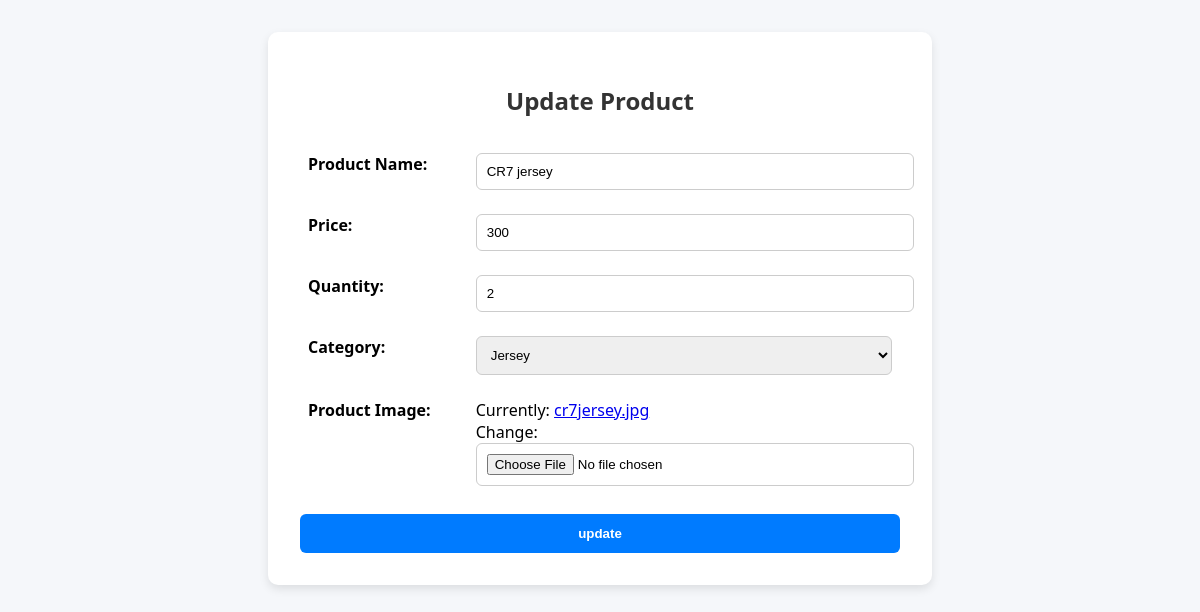
Screenshot of /update/7 with the database file from the repository.
### sports/models.py (models this page shows)
class product(models.Model):
    name = models.CharField(max_length=30)
    price = models.IntegerField()
    quantity = models.IntegerField()
    image = models.ImageField()
    category = models.ForeignKey(category, on_delete=models.CASCADE)
    size = models.CharField(max_length=10, blank=True, null=True)

### sports/views.py (the view)
# urls.py: path('update/<int:p>',views.update),
def update(request,p):
        data = product.objects.get(pk=p)
        form=modelform(instance=data)
        if request.method=='POST':
            form=modelform(request.POST,request.FILES,instance=data)
            if form.is_valid():
                form.save()
                return redirect(manageproduct)
        return render(request, 'update.html', {'data': form})

### sports/forms.py
class modelform(forms.ModelForm):
    class Meta:
        model=product
        fields='__all__'

### sports/models.py (called while the page is built)
    def __str__(self):
        return self.name

### template/update.html (shortened to what this page needs)
<!DOCTYPE html>
<html lang="en">
<head>
</head>
<body>
<div class="container">
    <h2>Update Product</h2>
    <form action="" method="POST" enctype="multipart/form-data">
        <table>
            <tr>
                <td><label for="name">Product Name:</label></td>
                <td>{{data.name}}</td>
            </tr>
            <tr>
                <td><label for="price">Price:</label></td>
                <td>{{data.price}}</td>
            </tr>
            <tr>
                <td><label for="quantity">Quantity:</label></td>
                <td>{{data.quantity}}</td>
            </tr>
            <tr>
                <td><label for="category">Category:</label></td>
                <td>
                    {{data.category}}
                </td>
            </tr>
            <tr>
                <td><label for="image">Product Image:</label></td>
                <td>{{data.image}}</td>
            </tr>
        </table>
        <button type="submit">update</button>
    </form>
</div>
</body>
</html>

### template/update.html (style rules this page uses)
body { font-family: 'Segoe UI', sans-serif; background-color: #f5f7fa; margin: 0; padding: 2rem; }
.container { max-width: 600px; margin: auto; background: #ffffff; padding: 2rem; border-radius: 10px; box-shadow: 0 4px 10px rgba(0,0,0,0.1); }
h2 { margin-bottom: 1.5rem; text-align: center; color: #333; }
table { width: 100%; border-collapse: collapse; }
td { padding: 12px 8px; vertical-align: top; }
label { font-weight: 600; display: block; margin-bottom: 6px; }
input[type="text"], input[type="number"], input[type="file"], select { width: 100%; padding: 10px; border: 1px solid #ccc; border-radius: 6px; }
button { padding: 12px 20px; background-color: #007bff; border: none; color: white; font-weight: bold; border-radius: 6px; cursor: pointer; width: 100%; margin-top: 1rem; }

### rows the page displays
product: name "CR7 jersey", price "300", quantity "2", category "Jersey"
